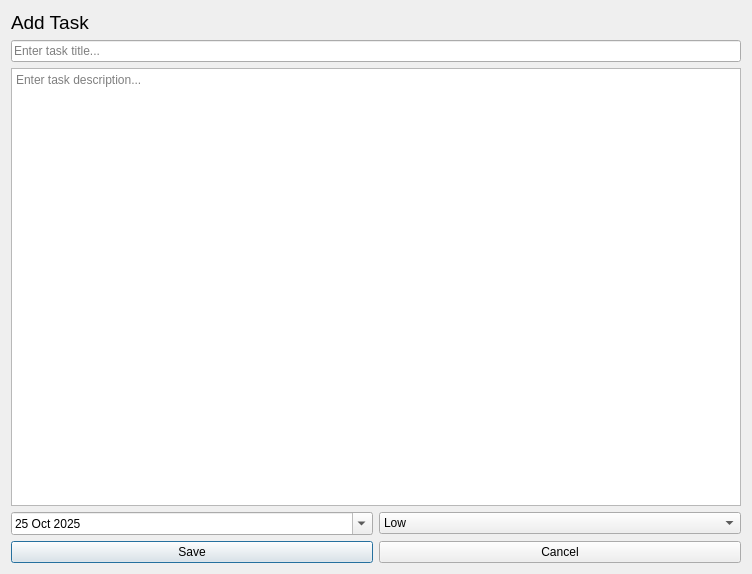
<?xml version="1.0" encoding="UTF-8"?>
<ui version="4.0">
 <class>TaskEditorWindow</class>
 <widget class="QDialog" name="TaskEditorWindow">
  <property name="geometry">
   <rect>
    <x>0</x>
    <y>0</y>
    <width>752</width>
    <height>574</height>
   </rect>
  </property>
  <property name="windowTitle">
   <string>Dialog</string>
  </property>
  <layout class="QVBoxLayout" name="verticalLayout_2">
   <item>
    <widget class="QLabel" name="label">
     <property name="font">
      <font>
       <pointsize>14</pointsize>
      </font>
     </property>
     <property name="text">
      <string>Add Task</string>
     </property>
    </widget>
   </item>
   <item>
    <layout class="QVBoxLayout" name="verticalLayout">
     <item>
      <widget class="QLineEdit" name="titleEdit">
       <property name="placeholderText">
        <string>Enter task title...</string>
       </property>
      </widget>
     </item>
     <item>
      <widget class="QTextEdit" name="descriptionEdit">
       <property name="placeholderText">
        <string>Enter task description...</string>
       </property>
      </widget>
     </item>
     <item>
      <layout class="QHBoxLayout" name="horizontalLayout_2">
       <item>
        <widget class="QDateEdit" name="deadlineEdit">
         <property name="currentSection">
          <enum>QDateTimeEdit::Section::MonthSection</enum>
         </property>
         <property name="calendarPopup">
          <bool>true</bool>
         </property>
         <property name="currentSectionIndex">
          <number>1</number>
         </property>
         <property name="timeSpec">
          <enum>Qt::TimeSpec::LocalTime</enum>
         </property>
         <property name="date">
          <date>
           <year>2025</year>
           <month>10</month>
           <day>25</day>
          </date>
         </property>
        </widget>
       </item>
       <item>
        <widget class="QComboBox" name="priorityBox">
         <property name="currentText">
          <string>Low</string>
         </property>
         <item>
          <property name="text">
           <string>Low</string>
          </property>
         </item>
         <item>
          <property name="text">
           <string>Medium</string>
          </property>
         </item>
         <item>
          <property name="text">
           <string>High</string>
          </property>
         </item>
        </widget>
       </item>
      </layout>
     </item>
     <item>
      <layout class="QHBoxLayout" name="horizontalLayout">
       <item>
        <widget class="QPushButton" name="saveButton">
         <property name="text">
          <string>Save</string>
         </property>
        </widget>
       </item>
       <item>
        <widget class="QPushButton" name="cancelButton">
         <property name="text">
          <string>Cancel</string>
         </property>
        </widget>
       </item>
      </layout>
     </item>
    </layout>
   </item>
  </layout>
 </widget>
 <resources/>
 <connections/>
</ui>
